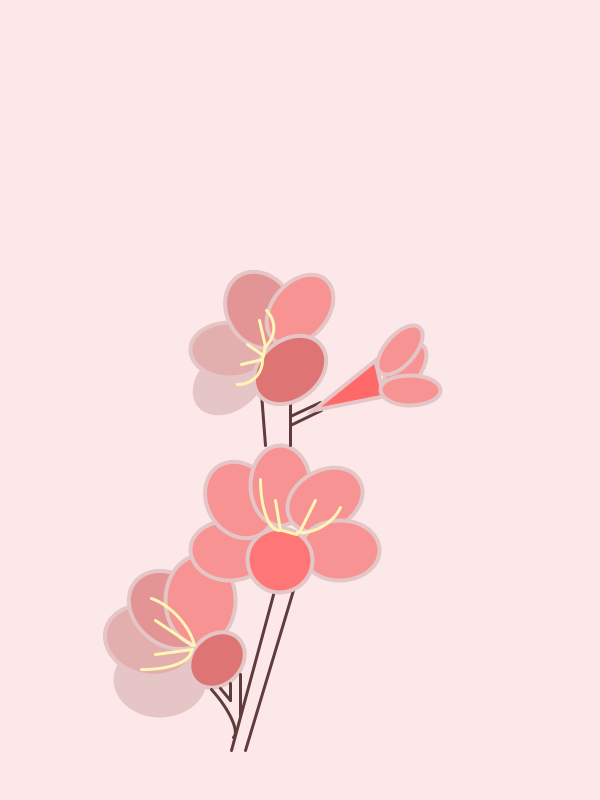
Frame 1 (no input)
Frame 60 (the mouse pressed at the canvas centre just before this capture): identical to frame 1, image omitted
Frame 120 (the mouse held since frame 60 and released just before this capture): identical to frame 1, image omitted

The Processing sketch that drew this single still picture (run headless with seeded random() and noise(); from frame 60 on, the mouse is pressed at the canvas centre):

// Processing sketch: project1
// ── project1.pde
//Johnson Xia
//2-1
//February 2, 2026
void setup() {
  size(600, 800);
  background(252, 232, 232);

  stroke(229, 197, 197);
  strokeWeight(4);
 
 
  //First flower (most bottom)
 
  //Bottom petal
  fill(229, 197, 197);
  pushMatrix();
  translate(160, 680);
  rotate(radians(90));
  ellipse(0, 0, 70, 90);
  popMatrix();

  //Second petal
  fill(227, 174, 174);
  pushMatrix();
  translate(150, 640);
  rotate(-PI/2.3);
  ellipse(0, 0, 70, 90);
  popMatrix();

  //Third petal
  fill(227, 149, 149);
  pushMatrix();
  translate(170, 610);
  rotate(radians(130));
  ellipse(0, 0, 70, 90);
  popMatrix();

  //Forth petal
  fill(247, 147, 147);
  ellipse(200, 600, 70, 90);

  //Small petal
  fill(222, 116, 116);
  pushMatrix();
  translate(217, 660);
  rotate(PI/4);
  ellipse(0, 0, 50, 60);
  popMatrix();

  //Stamen
  stroke(255, 245, 180);
  strokeWeight(3);

  noFill();
  pushMatrix();
  translate(160, 634);
  rotate(radians(48));
  arc(0, 0, 90, 50, PI+QUARTER_PI, PI+QUARTER_PI + HALF_PI);
  popMatrix();

  noFill();
  pushMatrix();
  translate(142, 650);
  rotate(radians(1));
  arc(0, 0, 100, 40, 0, HALF_PI);
  popMatrix();

  line(155, 654, 192, 649);
  line(155, 620, 192, 645);
  //Branches and stems
  stroke(95, 59, 59);
  strokeWeight(3);

  pushMatrix();
  translate(200, 700);
  rotate(radians(48));
  arc(0, 0, 100, 30, PI+HALF_PI, TWO_PI);
  popMatrix();

  line(220, 688, 230, 700);
  line(230, 683, 230, 700);
  line(240, 674, 240, 715);

  //Large branch
  line(231, 750, 285, 550);
  line(245, 750, 305, 550);


  //Second flower
  stroke(229, 197, 197);
  strokeWeight(4);

  //Second right petal

  fill(247, 147, 147);
  pushMatrix();
  translate(230, 550);
  rotate(radians(90));
  ellipse(0, 0, 60, 80);
  popMatrix();

  fill(247, 147, 147);
  pushMatrix();
  translate(240, 500);
  rotate(radians(330));
  ellipse(0, 0, 65, 80);
  popMatrix();

  fill(247, 147, 147);
  pushMatrix();
  translate(280, 485);
  rotate(radians(0));
  ellipse(0, 0, 60, 80);
  popMatrix();

  fill(247, 147, 147);
  pushMatrix();
  translate(325, 500);
  rotate(radians(60));
  ellipse(0, 0, 60, 80);
  popMatrix();

  //First right petal

  fill(247, 147, 147);
  pushMatrix();
  translate(340, 550);
  rotate(radians(90));
  ellipse(0, 0, 60, 80);
  popMatrix();

  //Petal circular
  fill(255, 118, 118);
  pushMatrix();
  translate(280, 560);
  rotate(radians(90));
  ellipse(0, 0, 64, 65);
  popMatrix();

  //Stamen
  stroke(255, 245, 180);
  strokeWeight(3);

  noFill();
  pushMatrix();
  translate(310, 505);
  rotate(radians(150));
  arc(0, 0, 70, 50, PI+QUARTER_PI, PI+QUARTER_PI + HALF_PI);
  popMatrix();

  noFill();
  pushMatrix();
  translate(280, 480);
  rotate(radians(90));
  arc(0, 0, 100, 40, 0, HALF_PI);
  popMatrix();

  line (280, 530, 275, 500);
  line (300, 530, 315, 500);
  line(282, 530, 296, 534); 

  //Branches and stems
  stroke(95, 59, 59);
  strokeWeight(3);

  line (260, 380, 265, 445);
  line (290, 380, 290, 445);

  //Third flower
  stroke(229, 197, 197);
  strokeWeight(4);

  //First left petal

  fill(229, 197, 197); 
  pushMatrix();
  translate(230, 380);
  rotate(radians(230));
  ellipse(0, 0, 55, 80);
  popMatrix();

  //Second left petal

  fill(227, 174, 174); 
  pushMatrix();
  translate(230, 350);
  rotate(radians(90));
  ellipse(0, 0, 55, 80);
  popMatrix();

  //Third left petal

  fill(227, 149, 149); 
  pushMatrix();
  translate(260, 310);
  rotate(radians(150));
  ellipse(0, 0, 65, 80);
  popMatrix();

  //First right petal

  fill(247, 147, 147);
  pushMatrix();
  translate(300, 310);
  rotate(radians(40));
  ellipse(0, 0, 55, 80);
  popMatrix();

  //Petal circular
  fill(222, 116, 116); 
  pushMatrix();
  translate(290, 370);
  rotate(radians(140));
  ellipse(0, 0, 80, 60);
  popMatrix();

  //Stamen
  stroke(255, 245, 180);
  strokeWeight(3);

  noFill();
  pushMatrix();
  translate(249, 328);
  rotate(radians(90));
  arc(0, 0, 50, 50, PI+QUARTER_PI, PI+QUARTER_PI + HALF_PI);
  popMatrix();

  noFill();
  pushMatrix();
  translate(238, 360);
  rotate(radians(1));
  arc(0, 0, 50, 50, 0, HALF_PI);
  popMatrix();
  line(265, 346, 259, 320); 
  line(262, 359, 241, 364);
  line(262, 359, 265, 345);
  line(263, 355, 247, 344); 
  
  //Branches and stems
  stroke(95, 59, 59); 
  strokeWeight(3);

  line(290, 416, 320, 402); 
  line(290, 425, 321, 410); 

  //Forth flower 
  stroke(229, 197, 197);
  strokeWeight(4); 

  fill(255, 105, 105); 
  triangle(313, 410, 375, 360, 383, 396); 
  
  fill(247, 147, 147);
  pushMatrix();
  translate(405, 370);
  rotate(radians(35));
  ellipse(0, 0, 30, 60);
  popMatrix();
 
  fill(247, 147, 147);
  pushMatrix();
  translate(400, 350);
  rotate(radians(40));
  ellipse(0, 0, 30, 60);
  popMatrix();
  
  fill(247, 147, 147);
  pushMatrix();
  translate(410, 390);
  rotate(radians(90));
  ellipse(0, 0, 30, 60);
  popMatrix();
  
  
}

void draw() {
   println(mouseX, mouseY);
}
